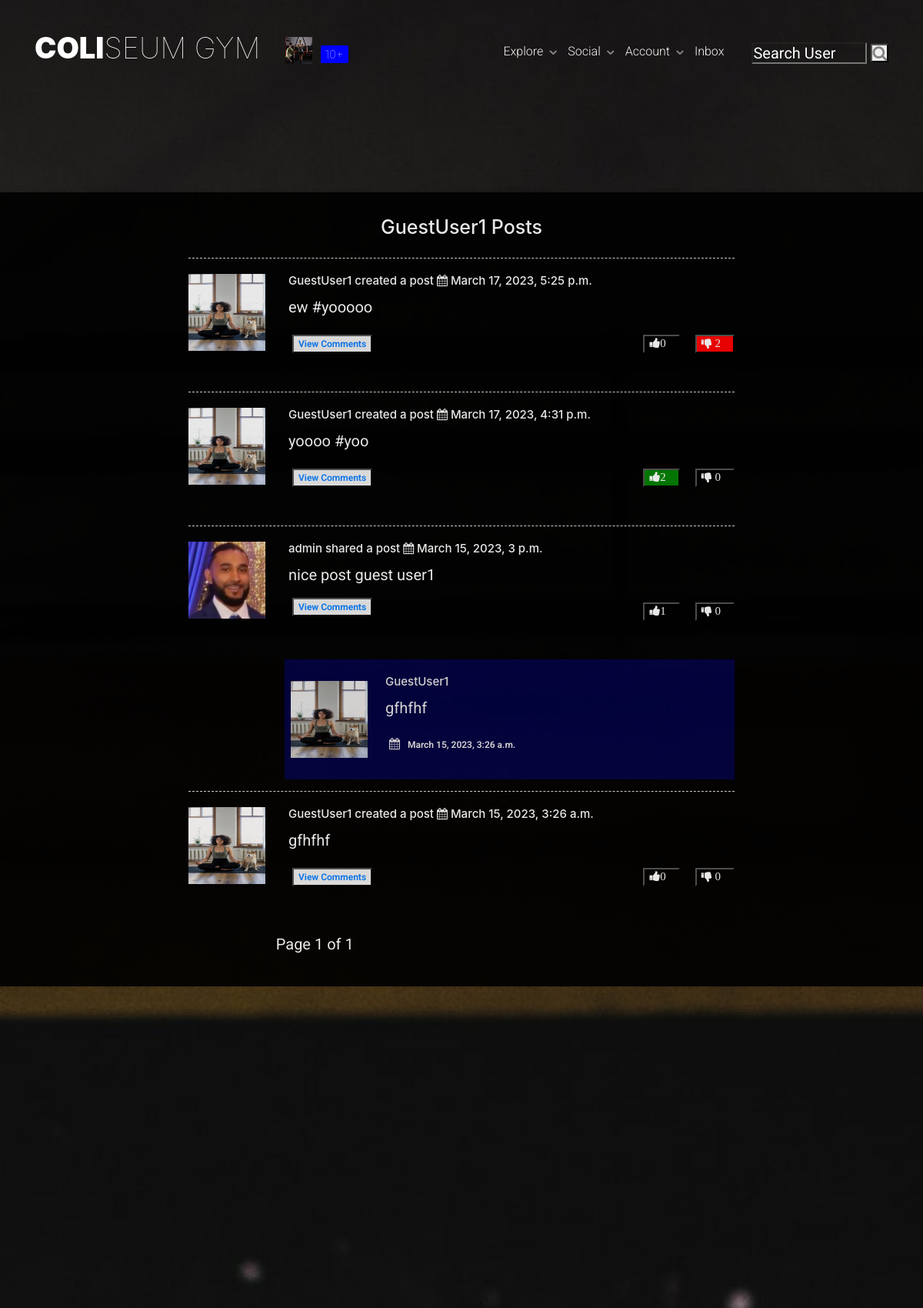
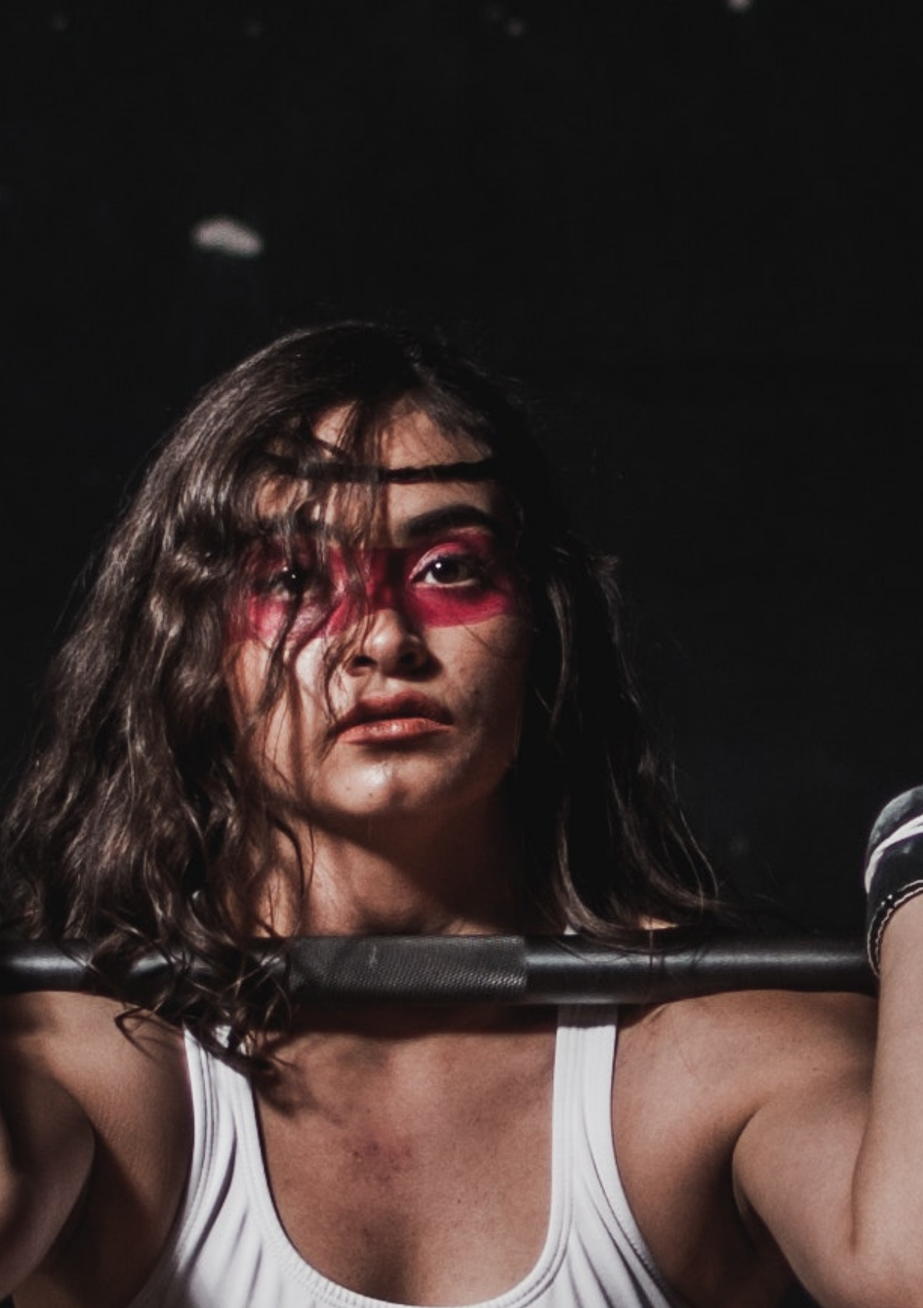
The page /members/7/profile/posts/ (signed in, upper part) on the database its author committed (2 pictures, top to bottom).
### members/models.py (models this page shows, shortened)
class User(AbstractBaseUser, PermissionsMixin):
    email = models.EmailField(verbose_name="email", max_length=60, unique=True)
    username = models.CharField(max_length=45, unique=True)
    first_name = models.CharField(max_length=60, blank=True)
    last_name = models.CharField(max_length=60, blank=True)
    state = models.ForeignKey(State, on_delete=models.SET_NULL, null=True)
    city = models.ForeignKey(City, on_delete=models.SET_NULL, null=True)
    password = models.CharField(max_length=100)
    date_joined = models.DateTimeField(verbose_name="date_joined", default=timezone.now)
    last_login = models.DateTimeField(verbose_name="last_login", default=timezone.now)
    is_staff = models.BooleanField(default=False)
    is_active = models.BooleanField(default=True)
    is_admin = models.BooleanField(default=False)
    is_superuser = models.BooleanField(default=False)
    objects = MyAccountManager()
    USERNAME_FIELD = "username"
    REQUIRED_FIELDS = ["email"]
    def __str__(self):
        return self.username

class UserProfile(models.Model):
    user = models.OneToOneField(
        User,
        primary_key=True,
        verbose_name="user",
        related_name="profile",
        on_delete=models.CASCADE,
    )
    first_name = models.CharField(max_length=30, blank=True, null=True)
    last_name = models.CharField(max_length=30, blank=True, null=True)
    bio = models.TextField(max_length=500, blank=True, null=True)
    birth_date = models.DateField(null=True, blank=True)
    location = models.CharField(max_length=100, blank=True, null=True)
    picture = models.ImageField(
        upload_to="images/profile_pictures",
        default="static/images/default_pic.jpg",
        blank=False,
    )
    followers = models.ManyToManyField(User, blank=True, related_name="followers")
    followings = models.ManyToManyField(User, blank=True, related_name="followings")
    website_url = models.CharField(max_length=255, null=True, blank=True)
    facebook_url = models.CharField(max_length=255, null=True, blank=True)
    twitter_url = models.CharField(max_length=255, null=True, blank=True)
    instagram_url = models.CharField(max_length=255, null=True, blank=True)

### social/models.py (models this page shows, shortened)
class Post(models.Model):
    body = models.TextField()
    image = models.ImageField(
        upload_to="media/uploads/post_photos", blank=True, null=True
    )
    video = models.FileField(
        upload_to="media/uploads/post_videos",
        validators=[file_size],
        blank=True,
        null=True,
    )
    created_on = models.DateTimeField(default=timezone.now)
    author = models.ForeignKey(User, on_delete=models.CASCADE)
    shared_user = models.ForeignKey(
        User, on_delete=models.CASCADE, null=True, blank=True, related_name="+"
    )
    shared_body = models.TextField(blank=True, null=True)
    shared_on = models.DateTimeField(blank=True, null=True)
    likes = models.ManyToManyField(User, blank=True, related_name="likess")
    dislikes = models.ManyToManyField(User, blank=True, related_name="dislikess")
    tags = models.ManyToManyField("Tag", blank=True)
    class Meta:
        ordering = ["-created_on"]

### members/views.py (the view)
# urls.py: path("<int:pk>/profile/posts/", ShowUserPostsPageView.as_view(), name="show_user_posts"),
class ShowUserPostsPageView(DetailView, ListView):
    def get(self, request, pk, *args, **kwargs):
        profile = UserProfile.objects.get(pk=pk)
        user = profile.user
        followers = profile.followers.all()
        followings = profile.followings.all()
        p = Paginator(Post.objects.filter(author=user), 10)
        page = request.GET.get("page")
        posts = p.get_page(page)
        if len(followers) == 0:
            is_following = False
        for follower in followers:
            if follower == request.user:
                is_following = True
                break
            else:
                is_following = False
        number_of_followers = len(followers)
        number_of_followings = len(followings)
        context = {
            "user": user,
            "profile": profile,
            "posts": posts,
            "number_of_followers": number_of_followers,
            "is_following": is_following,
            "number_of_followings": number_of_followings
        }
        return render(request, "registration/user_profile_posts.html", context)

### members/templates/registration/user_profile_posts.html (shortened to what this page needs)
{% extends 'basetwo.html' %}
{% load static %}
{% block content %}
<div class="fh5co-parallax largerbanner" style="background-image: url(/static/images/fitnesspic2.jpg);">
    <section class="content-item" id="comments">
        <div class="container">
        <div class="col-sm-8 col-md-offset-2">
            <h1 class="row justify-content-center">{% if request.user is not profile.user %}{{ profile.user.username }} Posts {% else %} Your Posts{% endif %}</h1>
            {% for post in posts %}
                {% if post.shared_user %}
                    <div class="media">
                        <a class="pull-left" href="{% url 'show_profile_page' post.shared_user.profile.pk %}">
                            <img src="{{ post.shared_user.profile.picture.url }}" alt="" class="shared-image">
                        </a>
                        <div class="media-body">
                            <h4 class="media-heading">{{ post.shared_user }} shared a post <i class="fa fa-calendar"></i> {{post.created_on}}
                            </h4>
                            <p class="white">{{ post.shared_body }}</p>
                            <ul class="list-unstyled list-inline media-detail pull-left">
                                <li class=""><button class="remove-default-btn reply-button pull-left"><a href="{% url 'post-detail' post.pk %}" class="">View Comments</a></button></li>
                            </ul>
                            <ul class="list-unstyled list-inline media-detail pull-right">
                                <li class="">
                                    <form method="POST" action="{% url 'like' post.id %}" class="like-form" id="{{post.id}}">
                                        {% if user not in post.likes.all %}
                                            <button class=" thumbs-btn like-btn{{post.id}}" type="submit">
                                                <i class="fa fa-thumbs-up thumbs like-icon{{post.id}}" ><span class="like_count{{post.id}}">{{ post.likes.all.count }}</span></i>
                                            </button>
                                        {% else %}
                                            <input type="hidden" name="post_id" value="{{ post.id }}">
                                            <button class=" thumbs-btn thumbs-fillgreen like-btn{{post.id}}" type="submit">
                                                <i class="fa fa-thumbs-up thumbs like-icon{{post.id}}"><span class="like_count{{post.id}}">{{ post.likes.all.count }}</span></i>
                                            </button>
                                        {% endif %}
                                    </form>
                                </li>
                                <li class="">
                                    <form method="POST" action="{% url 'dislike' post.id %}" class="dislike-form thumb-buttons" id='{{post.id}}'>
                                        {% if user not in post.dislikes.all %}
                                            <button class="thumbs-btn dislike-btn{{post.id}}" type="submit" >
                                                <i class="fa fa-thumbs-down thumbs dislike-icon{{post.id}}" > <span class="dislike_count{{post.id}}">{{ post.dislikes.all.count }}</span></i>
                                            </button>
                                        {% else %}
                                            <input type="hidden" name="post_id" value="{{ post.id }}">
                                            <button class=" thumbs-btn thumbs-fillred dislike-btn{{post.id}}" type="submit" >
                                                <i class="fa fa-thumbs-down thumbs dislike-icon{{post.id}}" > <span class="dislike_count{{post.id}}">{{ post.dislikes.all.count }}</span></i>
                                            </button>
                                        {% endif %}
                                    </form>
                                </li>
                            </ul>
                        </div>
                    </div>
                    <div class="media sharedpost " style="border-top: none !important;">
                        <a href="{% url 'show_profile_page' post.author.profile.pk %}">
                            <img src="{{ post.author.profile.picture.url }}" alt="" class="shared-image" style="margin: 8px;">
                        </a>
                        <div class="media-body sharedpostbody">
                            <h4 class="media-heading">{{ post.author }}</h4>
                            <p class="white">{{ post.body }}</p>
                            <ul class="list-unstyled list-inline media-detail pull-left">
                                <li><i class="fa fa-calendar"></i>{{post.shared_on}}</li>
                            </ul>
                        </div>
                    </div>
                {% else %}
                    <div class="media">
                        <a class="pull-left" href="{% url 'show_profile_page' post.author.profile.pk %}">
                            <img src="{{ post.author.profile.picture.url }}" alt="" class="media-object shared-image">
                        </a>
                        <div class="media-body">
                                <h4 class="media-heading">{{ post.author }} created a post <i class="fa fa-calendar"></i> {{ post.created_on }}  </h4>
                            <p class="white">{{ post.body }}</p>
                            <ul class="list-unstyled list-inline media-detail pull-left">
                                <li class=""><button class="remove-default-btn reply-button"><a href="{% url 'post-detail' post.pk %}" class="">View Comments</a></button></li>
                            </ul>
                            <ul class="list-unstyled list-inline media-detail pull-right">
                                <li class="">
                                    <form method="POST" action="{% url 'like' post.id %}" class="like-form" id="{{post.id}}">
                                        {% if user not in post.likes.all %}
                                            <button class=" thumbs-btn like-btn{{post.id}}" type="submit">
                                                <i class="fa fa-thumbs-up thumbs like-icon{{post.id}}" ><span class="like_count{{post.id}}">{{ post.likes.all.count }}</span></i>
                                            </button>
                                        {% else %}
                                            <button class=" thumbs-btn thumbs-fillgreen like-btn{{post.id}}" type="submit">
                                                <i class="fa fa-thumbs-up thumbs like-icon{{post.id}}"><span class="like_count{{post.id}}">{{ post.likes.all.count }}</span></i>
                                            </button>
                                        {% endif %}
                                    </form>
                                </li>
                                <li class="">
                                    <form method="POST" action="{% url 'dislike' post.id %}" class="dislike-form thumb-buttons" id='{{post.id}}'>
                                        {% if user not in post.dislikes.all %}
                                            <button class="thumbs-btn dislike-btn{{post.id}}" type="submit" >
                                                <i class="fa fa-thumbs-down thumbs dislike-icon{{post.id}}" > <span class="dislike_count{{post.id}}">{{ post.dislikes.all.count }}</span></i>
                                            </button>
                                        {% else %}
                                            <button class=" thumbs-btn thumbs-fillred dislike-btn{{post.id}}" type="submit" >
                                                <i class="fa fa-thumbs-down thumbs dislike-icon{{post.id}}" > <span class="dislike_count{{post.id}}">{{ post.dislikes.all.count }}</span></i>
                                            </button>
                                        {% endif %}
                                    </form>
                                </li>
                            </ul>
                        </div>
                    </div>
                {% endif %}
            {% endfor %}
        </div>
        </div>
        <div class="row justify-content-center mt-3 page ">
            <div class="col-md-5 col-sm-12 position-relative">
                <p style="color: white !important">Page {{ posts.number }} of {{ posts.paginator.num_pages }}</p>
                </div>
            </div>
        </div>
</div>
{% endblock %}

### fitness/templates/navbar.html (shortened to what this page needs)
{% load static %}
{% load custom_tags %}
<div id="fh5co-header" class="">
    <header id="fh5co-header-section">
        <div class="container ">
            <div class="nav-header">
                <h1 id="fh5co-logo">
                    <a href="{% url 'home' %}">Coli<span>seum Gym</span></a>
                    {% if user.is_authenticated %}
                        <a href="{% url 'show_profile_page' request.user.profile.pk %}"><img class="profile-image" height="35" width="35" src="{{ request.user.profile.picture.url }}"></a>
                        <a href="{% url 'notifications' %}" style="background-color: blue !important;" class="badge badge-primary">{% show_notifications %}</a>
                    {% endif %}
                </h1>
                <nav id="fh5co-menu-wrap" role="navigation">
                    <ul class="sf-menu" id="fh5co-primary-menu">
                        {% if user.is_authenticated %}
                            <li>
                                <a href="#" class="fh5co-sub-ddown">Explore</a>
                            </li>
                            <li>
                                <a href="#">Social</a>
                            </li>
                            <li>
                                <a href="#" class="fh5co-sub-ddown">Account</a>
                            </li>
                            <li><a href="{% url 'inbox' %}" class="notification inbox">
                                <span class="notification-text">Inbox</span>
                            </a></li>
                            <li class="search-container">
                                <form method="GET" action="{% url 'profile-search' %}">
                                    <input type="text" class="search-form" placeholder="Search User" aria-label="Username" aria-describedby="basic-addon1" name="query" value="{{ request.GET.query }}">
                                    <button type="submit"><i class="fa fa-search"></i></button>
                                </form>
                            </li>
                        {% endif %}
                    </ul>
                </nav>
            </div>
        </div>
    </header>
</div>

### rows shown on the page
User: user.profile.picture (picture)
UserProfile: user.username "GuestUser1"
Post: author.profile.picture (picture), author "GuestUser1", created_on "March 17, 2023, 5:25 p.m.", body "ew #yooooo", likes.all.count "0", dislikes.all.count "2"
Post: author.profile.picture (picture), author "GuestUser1", created_on "March 17, 2023, 4:31 p.m.", body "yoooo #yoo", likes.all.count "2", dislikes.all.count "0"
Post: shared_user.profile.picture (picture), shared_user "admin", created_on "March 15, 2023, 3 p.m.", shared_body "nice post guest user1", likes.all.count "1", dislikes.all.count "0", author.profile.picture (picture), author "GuestUser1", body "gfhfhf", shared_on "March 15, 2023, 3:26 a.m."
Post: author.profile.picture (picture), author "GuestUser1", created_on "March 15, 2023, 3:26 a.m.", body "gfhfhf", likes.all.count "0", dislikes.all.count "0"

### other values the page prints
{{ posts.number }} "1"
{{ posts.paginator.num_pages }} "1"
